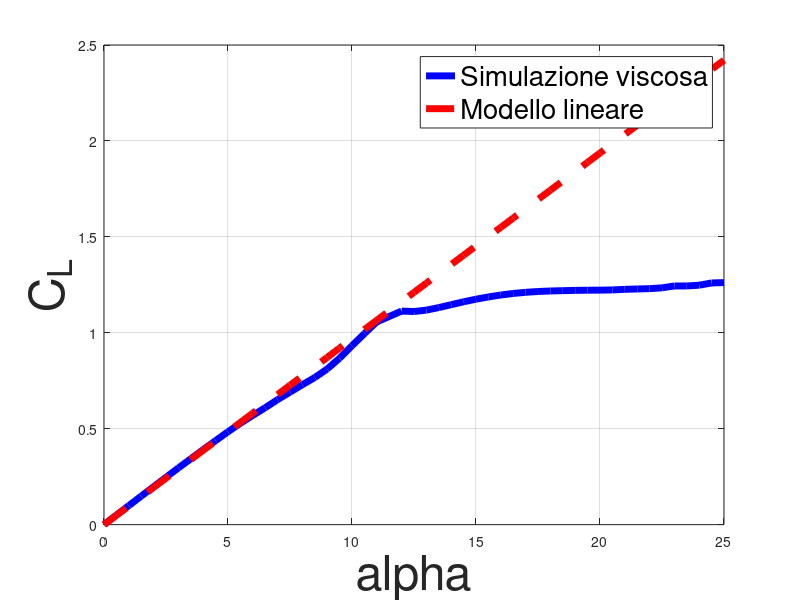

The MATLAB source for this figure: (Note: this script raises an error after producing the figure.)
clear
clc
%% Grafico Cl(alpha) NACA 0024 simulazione viscosa
% Si riportano i dati da XFoil
alpha=[0:0.5:11,12:0.5:25];
Cl= [0 0.0498 0.0990 0.1486 0.1978 0.2467 0.2956 0.3432 0.3913 0.4378 0.4842...
    0.5283 0.5695 0.6095 0.6516 0.6906 0.7294 0.7669 0.8113 0.8677 0.9330 0.9955...
    1.0567 1.1132 1.1108 1.1182 1.1313 1.1466 1.1615 1.1751 1.1869 1.1969 1.2050...
    1.2110 1.2152 1.2179 1.2196 1.2210 1.2219 1.2223 1.2234 1.2265 1.2284 1.2300...
    1.2343 1.2440 1.2441 1.2480 1.2598 1.2615];
plot(alpha, Cl, 'LineWidth',5,'Color','b')
hold on
plot(alpha,Cl(11)/alpha(11).*alpha,'LineWidth',5,'LineStyle','--','Color','r')
grid on
legend('Simulazione viscosa','Modello lineare','FontSize',20)
xlabel('alpha','FontSize',35)
ylabel('C_L','FontSize',35)
ax=gca;
ax.FontSize=35;
title('C_L(\alpha) NACA 0024 con simulazione viscosa XFoil','FontSize',40)